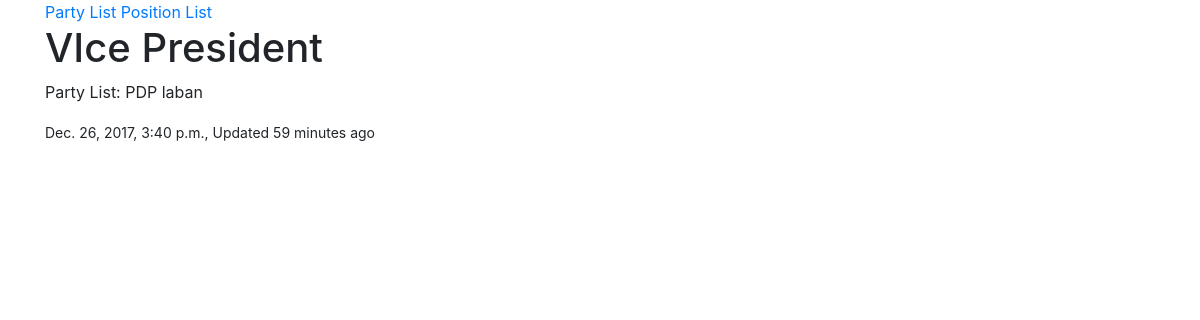
The app's page /position/vice-president/ (signed in) with its own data.
### positions/models.py (models this page shows, shortened)
class Position(models.Model):
	user 				= models.ForeignKey(User)
	partylist			= models.ForeignKey(PartyList)
	position_name 		= models.CharField(max_length=120)
	timestamp			= models.DateTimeField(auto_now_add=True)
	updated				= models.DateTimeField(auto_now=True)
	slug				= models.SlugField(null=True, blank=True)
	@property
	def title(self):
		return self.position_name
	class Meta:
		ordering = ['-updated', '-timestamp']

### partylists/models.py (models this page shows, shortened)
class PartyList(models.Model):
	owner 				= models.ForeignKey(User)
	partylist_name 		= models.CharField(max_length=120)
	timestamp			= models.DateTimeField(auto_now_add=True)
	updated				= models.DateTimeField(auto_now=True)
	slug				= models.SlugField(null=True, blank=True)
	def __str__(self):
		return self.partylist_name

### positions/views.py (the view)
# urls.py: url(r'^(?P<slug>[\w-]+)/$', PositionDetailView.as_view(), name='detail')
class PositionDetailView(DetailView):
	def get_queryset(self):
		return Position.objects.filter(user=self.request.user)

### positions/templates/positions/position_detail.html (shortened to what this page needs)
{% extends "base.html" %}
{% block content %}
<h1>{{ object.title }}</h1>
<p>Party List: {{ object.partylist }}</p>
<small>{{ object.timestamp }}, Updated {{ object.updated|timesince }} ago</small>
{% endblock %}

### records on screen
Position: title "VIce President", partylist "PDP laban", timestamp "Dec. 26, 2017, 3:40 p.m.", updated "59 minutes"
